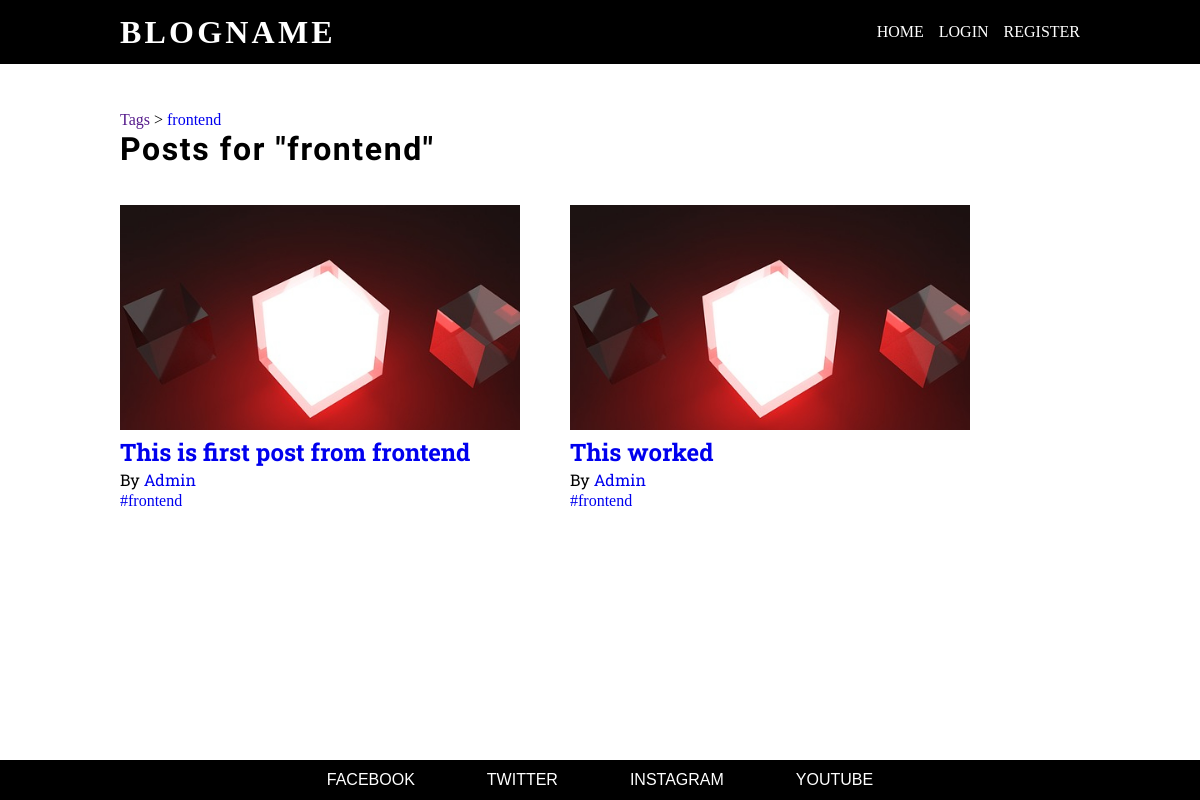
The page /tag/frontend on the database its author committed.
### blogApp/models.py (models this page shows, shortened)
class Tags(db.Model):
    id = db.Column(db.Integer, primary_key=True)
    name = db.Column(db.String(20), unique=True, nullable=False)

class Blogs(db.Model):
    id = db.Column(db.Integer, primary_key=True)
    title = db.Column(db.String(150), nullable=False)
    content = db.Column(db.Text)
    _created = db.Column(db.DateTime, nullable=False, default=datetime.utcnow)
    thumbnail = db.Column(db.String(20), nullable = False, default = 'thumb.jpg')
    authorid = db.Column(db.Integer, db.ForeignKey(
        'authors.id'), nullable=False)
    tags = db.relationship('Tags', secondary=blogtags,
                           backref=db.backref('blogs', lazy='dynamic'))

class Authors(db.Model, UserMixin):
    id = db.Column(db.Integer, primary_key=True)
    name = db.Column(db.String(50), nullable=False)
    email = db.Column(db.String(50), unique=True, nullable=False)
    about = db.Column(db.Text)
    image_file = db.Column(db.String(20), nullable = False, default = 'double1.jpg')
    password = db.Column(db.String(60), nullable=False)
    blogs = db.relationship('Blogs', backref='author', lazy=True)

### blogApp/routes.py (the view)
@app.route('/tag/<tagName>')
def search(tagName):
    tag = Tags.query.filter_by(name=tagName).first()
    blogs = tag.blogs
    return render_template('tagSearchResults.html', searchResult=blogs, tag=tag)

### blogApp/templates/tagSearchResults.html
{% extends 'base.html' %}
{% block styles %}
    <link rel="stylesheet" href="{{ url_for('static', filename = '/css/tagSearch.css')  }}">
{% endblock styles %}
{% block main %}
    <main>
        <p>
            <a href="">Tags</a>
            >
            <a href="{{ url_for('search', tagName = tag.name) }}">{{ tag.name }}</a>
        </p>
        <h1>
            Posts for "{{ tag.name }}"
        </h1>
        <div class="results">
            {% for blog in searchResult %}
                <div class="card">
                    <a href="{{ url_for('blogpage', blogid = blog.id) }}" class="postlink">
                        <div class="post">
                            <img src="{{ url_for('static', filename = 'assets/thumbnails/{}'.format(blog.thumbnail)) }}">
                            <h2>{{ blog.title }}</h2>
                        </div>
                    </a>
                    <div class="author-name">
                        <p>By <a href="{{ url_for('profile', authorid = blog.author.id) }}">{{ blog.author.name }}</a></p>
                    </div>
                    <ul class="tags">
                        {% for tag in blog.tags %}
                            <li>
                                <a href="{{ url_for('search', tagName = tag.name) }}">{{ '#'+tag.name }}</a>
                            </li>
                        {% endfor %}
                    </ul>
                </div>
            {% endfor %}
        </div>
    </main>
{% endblock main %}

### blogApp/static/css/tagSearch.css (style rules this page uses)
main { min-height: 80vh; max-width: 1440px; width: 80vw; }
main>p { margin-top: 20px; margin-bottom: 5px; }
main>p a { text-decoration: none; }
main h1 { font-size: xx-large; font-family: 'Fjalla One', sans-serif; letter-spacing: 0.05em; }
.results { display: flex; justify-content: flex-start; flex-wrap: wrap; }
.card { margin-right: 50px; margin: 5vh 0; display: flex; flex-direction: column; margin-right: 50px; max-width: 400px; }
.card a { text-decoration: none; }
.post h2 { font-family: 'Roboto Slab', serif; margin: 5px 0px; width: 400px; font-size: x-large; line-height: 120%; }
.tags { display: flex; list-style: none; flex-wrap: wrap; }
.tags li { margin-right: 10px; }
.author-name { font-family: 'Roboto Slab', serif; margin-bottom: 5px; }
.post img { height: 225px; width: 400px; object-fit: cover; }

### blogApp/static/css/footer.css (style rules this page uses)
html { height: 100%; }
body { display: flex; flex-direction: column; min-height: 100%; justify-content: space-between; align-items: center; }

### rows shown on the page
Tags: name "frontend", name "#frontend"
Blogs: thumbnail (picture), title "This is first post from frontend", author.name "Admin"
Blogs: thumbnail (picture), title "This worked", author.name "Admin"
